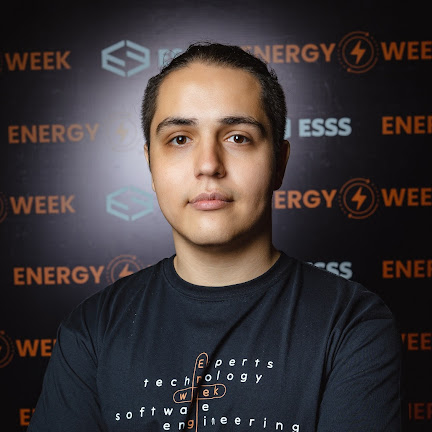
#> input picture opencv/sample.jpg, 432 x 432 px
$ python edge_detection.py   (older library calls are emulated)
#> lines starting #> are read from the running program, lines starting #| are printed output that depends on the picture
import cv2
import numpy as np
image = cv2.imread('sample.jpg')
#> image is the input picture: shape (432, 432, 3); mean B, G, R 57.5, 55.9, 62.9

# Sobel Edge Detection
sobel_x = cv2.Sobel(image, cv2.CV_64F, 1, 0, ksize=3)
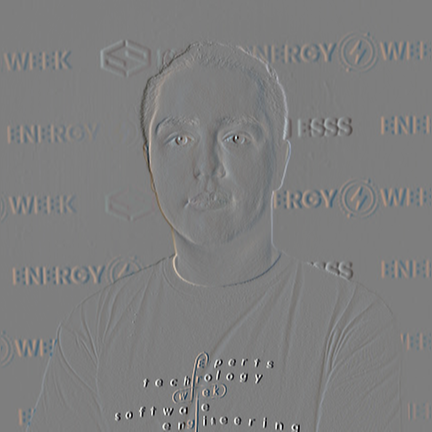
#> sobel_x: shape (432, 432, 3) float64; mean B, G, R -0.1, 0, 0.1; drawn with min black and max white
sobel_y = cv2.Sobel(image, cv2.CV_64F, 0, 1, ksize=3)
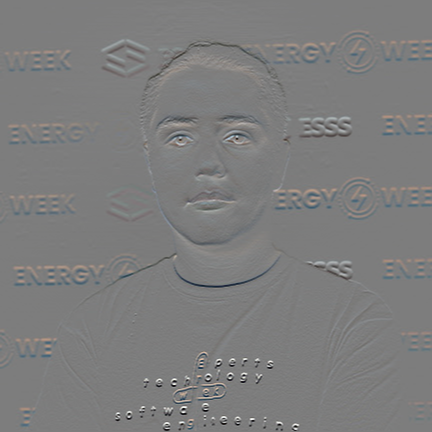
#> sobel_y: shape (432, 432, 3) float64; mean B, G, R 0.4, 0.3, 0.2; drawn with min black and max white
sobel_edges = cv2.magnitude(sobel_x, sobel_y)
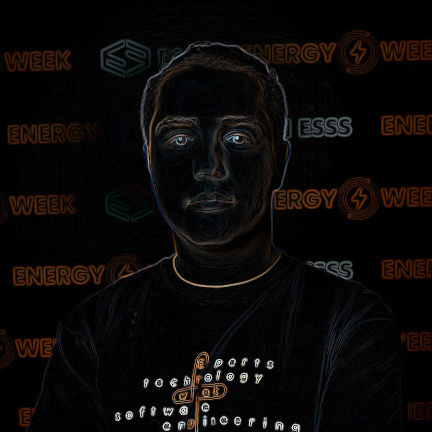
#> sobel_edges: shape (432, 432, 3) float64; mean B, G, R 36.1, 39.7, 49.3; drawn with min black and max white
cv2.imshow("Sobel", np.uint8(sobel_edges))
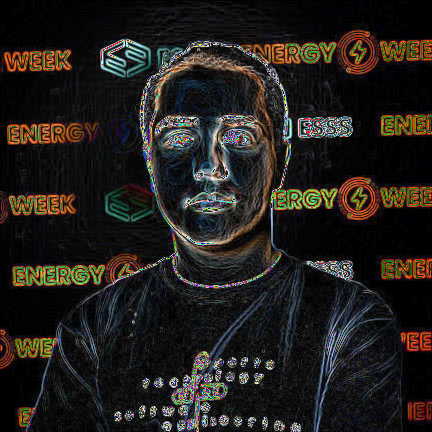
#> window 'Sobel': shape (432, 432, 3); mean B, G, R 28.1, 31.2, 34.4
cv2.waitKey(0)

# Canny Edge Detection
canny_edges = cv2.Canny(
    image,
    100, # min_value
    200, # max_value
)
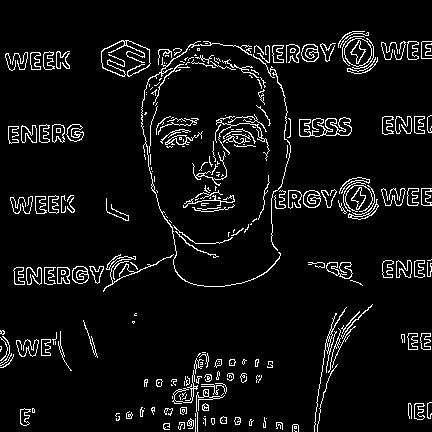
#> canny_edges: shape (432, 432); 6.1% white in thin lines or dots
cv2.imshow("Canny", np.uint8(canny_edges))
cv2.waitKey(0)
